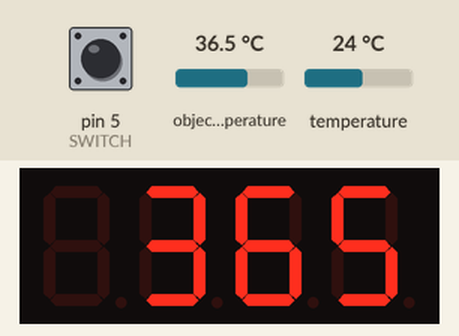
Simulated run of this sketch. Board: Arduino Uno, built with avr-gcc and run on an emulated ATmega328P. On the bench: 4-digit seven-segment display. The inputs (shaded band) are chosen by the test bench; at power-on: object temperature 36.5 °C, pin 5 (SWITCH) HIGH, temperature 24 °C. What the sketch prints to the serial monitor is not drawn.

Above: at 1.2 s.
1.3 s: object temperature set to 20 °C
At 2.1 s:
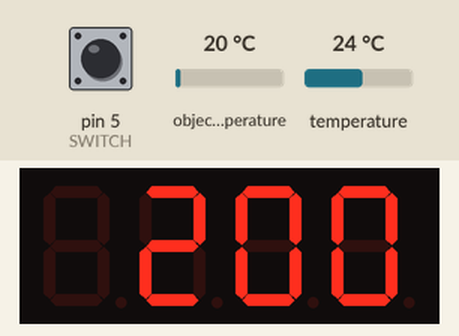
2.8 s: pin 5 (SWITCH) pulled LOW for 0.25 s
At 3.05 s:
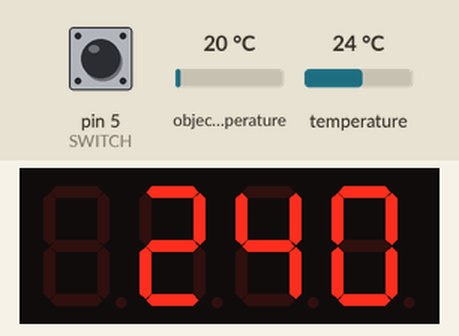
4.6 s: object temperature set to 26 °C
At 5.9 s:
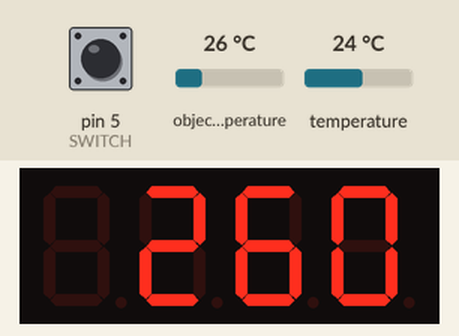
6.2 s: object temperature set to 32 °C
At 7.1 s:
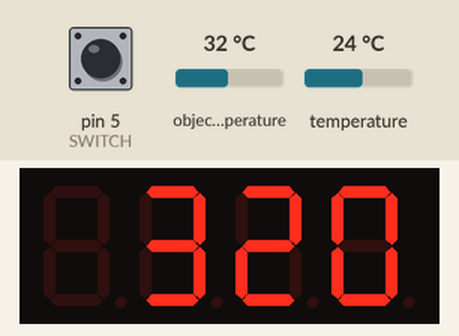
Timing chart, 0 to 8.7 s (numbered marks = the images above; inputs shaded):
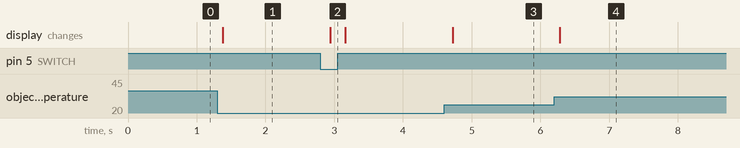

Measured:
- after the input at 1.3 s, the display: changes after 0.08 s (image 1)
- after the input at 2.8 s, the display: changes after 0.14 s (image 2)
- after the input at 4.6 s, the display: changes after 0.12 s (image 3)
- after the input at 6.2 s, the display: changes after 0.08 s (image 4)

The sketch:

ObjectTempMeter.ino
```cpp
#include <Adafruit_MLX90614.h>
#include <TM1637Display.h>

#define CLK 2
#define DIO 3
#define SWITCH 5
#define PROBE_POWER 7

Adafruit_MLX90614   mlx = Adafruit_MLX90614();
TM1637Display       display(CLK, DIO);

void setup() {
  Serial.begin(9600);
  while (!Serial);
  Serial.println("Start");
  mlx.begin();

  display.setBrightness(0x0f);
  uint8_t data[] = { 0xff, 0xff, 0xff, 0xff };
  display.setSegments(data);

  pinMode(SWITCH, INPUT_PULLUP);
  pinMode(PROBE_POWER, OUTPUT);
  digitalWrite(PROBE_POWER, HIGH);
}

void loop() {
  int t = 0;
  if (digitalRead(SWITCH) == HIGH) {
    t = round( mlx.readObjectTempC() * 10 );
  } else {
    t = round( mlx.readAmbientTempC() * 10 );
  }

  display.showNumberDec(t);

  delay(200);
}
```
